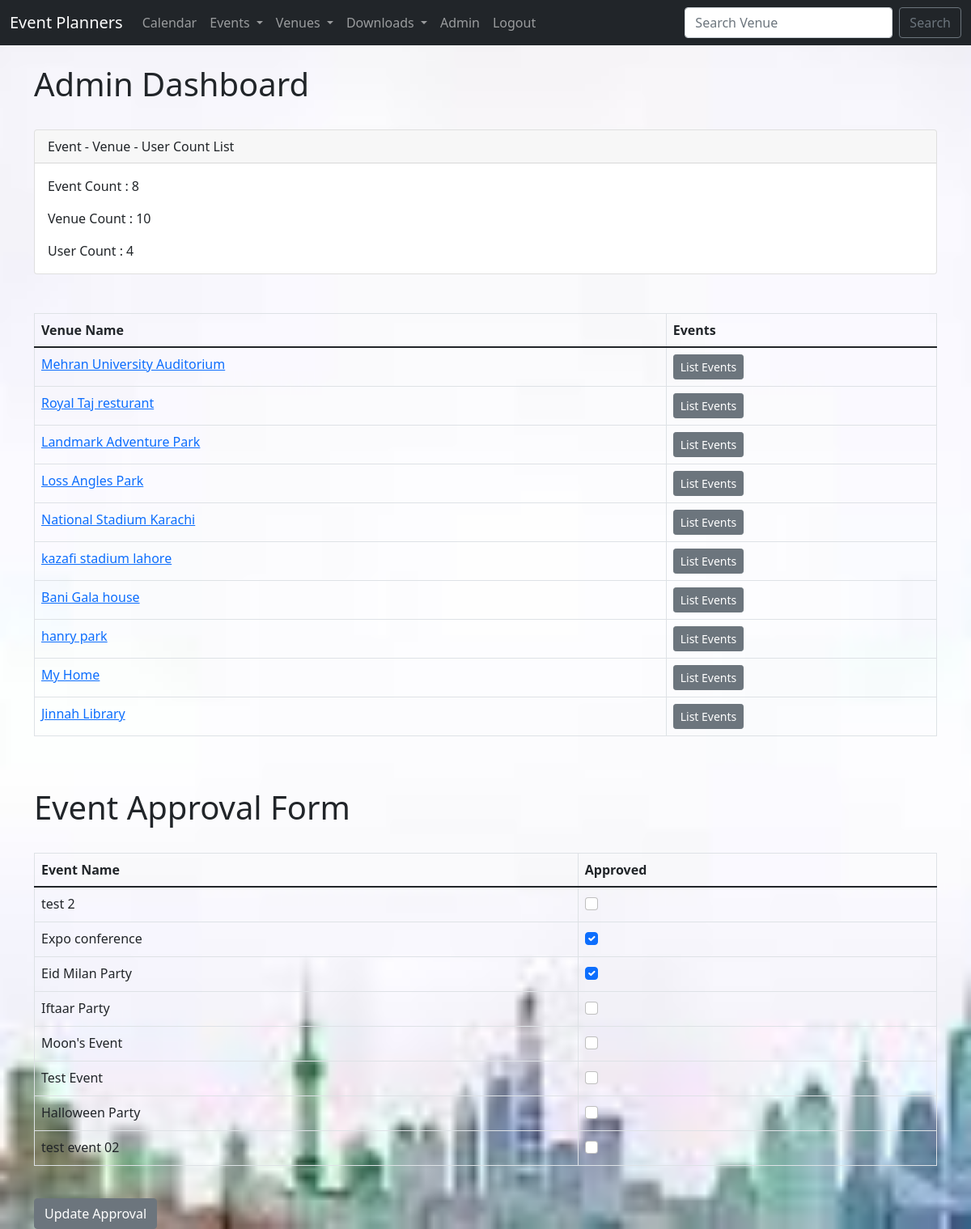
Screenshot of /admin_approval (signed in) with the database file from the repository.
### events/models.py (models this page shows, shortened)
class Venue(models.Model):
    name = models.CharField('Venue Name', max_length=120)
    address = models.CharField(max_length=130)
    phone = models.CharField('Phone', max_length=70, blank=True)
    zip_code = models.CharField('Zip Code', max_length=40)
    web = models.URLField('Website Address', max_length=90,blank=True)
    email_address = models.EmailField('Email Address', max_length=100, blank=True)
    owner = models.IntegerField("venue Owner", blank=False,default=1)
    venue_image = models.ImageField(null=True,blank=True, upload_to="images/")
    def __str__(self):
        return self.name

class Events(models.Model):
    name = models.CharField('Event Name', max_length=100)
    event_date = models.DateTimeField('Event Date')
    venue = models.ForeignKey(Venue, blank=True, null=True, on_delete=models.CASCADE)
    manager = models.ForeignKey(User, blank=True, null=True, on_delete=models.SET_NULL)
    description = models.TextField(blank=True)
    attendees = models.ManyToManyField(HotelUser, blank=True)
    approved = models.BooleanField('Approved',default=False)
    def __str__(self):
        return self.name

### events/views.py (the view)
# urls.py: path('admin_approval', views.admin_approval, name = 'admin-approval'),
def admin_approval(request):
    venue_list  = Venue.objects.all()
    event_count = Events.objects.all().count()
    venue_count = Venue.objects.all().count()
    user_count =  User.objects.all().count()
    event_list = Events.objects.all().order_by('-event_date')
    if request.user.is_superuser:
        if request.method == "POST":
            id_list = request.POST.getlist('boxes')
            event_list.update(approved=False)
            for x in id_list:
                Events.objects.filter(pk=int(x)).update(approved=True)
            messages.success(
                request, ("Event approval has been successfulyy updated!! "))
            return redirect('list-events')
        else:
            return render(request, 'events/admin_approval.html',
                          {"event_list": event_list,
                          "venue_list" : venue_list,
                          "event_count":event_count,
                          "venue_count": venue_count,
                          "user_count":user_count})
    else:
        messages.success(
            request, ("You are not authorize to view this page!!"))
        return redirect('home')
    return render(request, 'events/admin_approval.html')

### events/templates/events/admin_approval.html (shortened to what this page needs)
{% extends "events/base.html" %}
{% block content %}
<h1>Admin Dashboard </h1>
<br>
<form action="" method=POST >
 <div class="card">
    <div class="card-header">
       Event - Venue - User Count List
    </div>
    <div class="card-body">
      <p class="card-text">Event Count : {{event_count}}</p>
      <p class="card-text">Venue Count : {{venue_count}}</p>
      <p class="card-text">User Count : {{user_count}}</p>
    </div>
  </div>
<br>
<br>
<table class="table table-stripped table-hover table-bordered">
    <thead>
      <tr>
        <th scope="col">Venue Name</th>
        <th scope="col">Events</th>
      </tr>
    </thead>
    <tbody>
        {% for venue in venue_list %}
        <tr>
            <td>
               <a href="{% url 'show-venue' venue.id %}">  {{venue}} </a>
            </td>
            <td>
                <a href="{% url 'venue-events' venue.id %}" class="btn btn-sm btn-secondary">  List Events </a>
            </td>
        {% endfor %}
        </tr>
    </tbody>
</table>
<br>
<br>
<h1>Event Approval Form</h1>
<br>
<table class="table table-stripped table-hover table-bordered">
    <thead>
      <tr>
        <th scope="col">Event Name</th>
        <th scope="col">Approved</th>
      </tr>
    </thead>
    <tbody>
        {% for event in event_list %}
        <tr>
            <td>
                {{event}}
            </td>
            <td>
                {% if event.approved %}
                <div class="form-check">
                    <input class="form-check-input" type="checkbox" checked="checked"
                    value={{event.id}} name="boxes">
                </div>
                {%else%}
                <div class="form-check">
                    <input class="form-check-input" type="checkbox"
                    value={{event.id}} name="boxes">
                </div>
                {% endif %}
            </td>
        {% endfor %}
        </tr>
    </tbody>
</table>
   <br>
   <button class="btn btn-secondary" type="submit">Update Approval</button>
</form>
{%endblock%}

### events/static/events/style.css (style rules this page uses)
body { background: #f4f4f4 url("images/back.jpeg") no-repeat center fixed; background-size: cover; -webkit-background-size: cover; -moz-background-size: cover; -o-background-size: cover; }

### rows the page displays
Venue: name "Mehran University Auditorium"
Venue: name "Royal Taj resturant"
Venue: name "Landmark Adventure Park"
Venue: name "Loss Angles Park"
Venue: name "National Stadium Karachi"
Venue: name "kazafi stadium lahore"
Venue: name "Bani Gala house"
Venue: name "hanry park"
Venue: name "My Home"
Venue: name "Jinnah Library"
Events: name "test 2"
Events: name "Expo conference"
Events: name "Eid Milan Party"
Events: name "Iftaar Party"
Events: name "Moon's Event"
Events: name "Test Event"
Events: name "Halloween Party"
Events: name "test event 02"

### other values shown
{{ event_count }} "8"
{{ venue_count }} "10"
{{ user_count }} "4"
